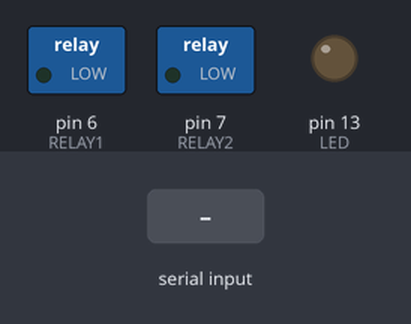
Simulated run of this sketch. Board: Arduino Uno, built with avr-gcc and run on an emulated ATmega328P. Parts: switched loads named in the sketch (green lamp = pin HIGH), output pins drawn as LEDs (lit = HIGH). Inputs (shaded band) come from the test bench.

Above: at 1.2 s.
1.3 s: "2" received over Serial
At 1.6 s:
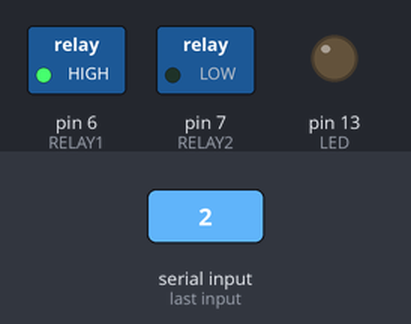
At 4.05 s:
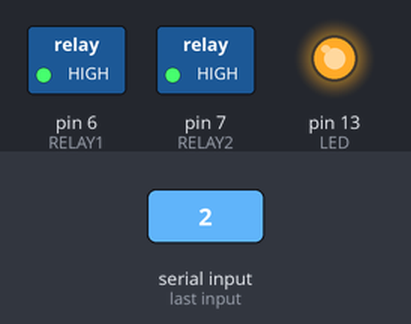
4.3 s: "2" received over Serial
At 5.1 s:
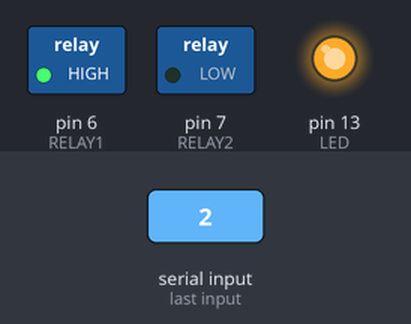
Timing chart, 0 to 8.8 s (numbered marks = the images above; inputs shaded):
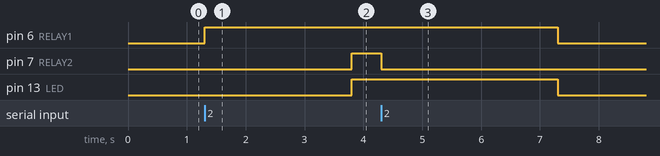

Measured:
- after the input at 1.3 s, pin 6 (RELAY1): LOW → HIGH at once; pin 7 (RELAY2), pin 13 (LED): LOW → HIGH after 2.5 s
- after the input at 4.3 s, pin 6 (RELAY1), pin 13 (LED): HIGH → LOW after 3.0 s; pin 7 (RELAY2): HIGH → LOW at once

The sketch:

AQ_Control.ino
```cpp
/*-----------------------
       Cammand List
  -----------------------
  1.) Get temprature.
  2.) Turn on light.
  -----------------------
  0.) Get sensor address.
  -----------------------
*/
#define DS18S20_ID 0x10
#define DS18B20_ID 0x28
#define RELAY1 6
#define RELAY2 7
#define LED 13
#include <OneWire.h>

int intRead; // int to identify command chosen.
int pin_number = 2;
float temp; // Temprature of the water.
byte i;
byte present = 0;
byte data[12]; // This will hold the data returned by sensor.
byte addr[8]; // This will hold the address of the sensor.
boolean light = 0; // lights off by default.
OneWire ds(pin_number); // Select pin wher DS18B22 is connected.

//----------------------------------
//    Function to get temperature.
//----------------------------------
// This gets the tempreature from
// the DS18B20 Connected to pin 2
// and converts it to degrees celsius.
//----------------------------------
boolean getTemp(){

  temp = 00.00; // Debug purpose.

  // If device not found on addr return false.
  if (!ds.search(addr)) {
    ds.reset_search(); // Clear search state.
    //return false;
  }

  if (OneWire::crc8( addr, 7) != addr[7]) {
    return false;
  }

  if (addr[0] != DS18B20_ID) {
    return false;
  }

  ds.reset(); // Reset cycle to see if device still present.
  ds.select(addr); // Select rom after reset.

  ds.write(0x44, 1); // Start conversion

  delay(50); // Wait some time.
  present = ds.reset(); // Check if DS18B22 is present.
  ds.select(addr); // Select rom command addr 8.

  ds.write(0xBE); // Issue Read scratchpad command

  // Receive 9 bytes
  for ( i = 0; i < 9; i++) {
    data[i] = ds.read();
  }

  temp = ( (data[1] << 8) + data[0] )*0.0625; // Calculate temperature value
  return true;
}

//------------------------------------
//     Control Lights ON/OFF.
//------------------------------------
//This function will control the lights.
//it will serve as the way for the timer
//to turn the lights on and off at a
//specific time of the day.
//------------------------------------
void lights() {
  if (light == 0) {
    digitalWrite(RELAY1,HIGH); // Turn on light 1.
    delay(2500); // Wait for a while.
    digitalWrite(RELAY2,HIGH); // Turn on light 2.
    light = 1; // Set light variable to on.
    digitalWrite(LED,HIGH); // Turn on LED to indicate lights on.
  }
  else if (light == 1) {
    digitalWrite(RELAY2,LOW); // Turn off light 2.
    delay(3000); // Wait for a while before turning on 2nd light.
    digitalWrite(RELAY1,LOW); // Turn off light 1.
    light = 0; // Set light variable to off.
    digitalWrite(LED,LOW); // Turn off LED to indicate lights off.
  }
}

//------------------------------------
//       Get sensor address.
//------------------------------------
//This function will assemble the
//address of the sensor and print in
//hexidecimal.
//------------------------------------
void getAddr() {
  for( i=0; i < 8; i++) {
      Serial.print("0x");
      if (addr[i] < 16) {
        Serial.print('0'); // Add a leading '0' if required.
      }
      Serial.print(addr[i], HEX); // print the actual value in HEX
      if (i < 7) {
        Serial.print(", "); // Print comma between the values.
      }
    }
  Serial.print("\r\n"); // New line after print.
}

//-------- SETUP START --------//
void setup() {
  pinMode(RELAY1, OUTPUT); // Set RELAY1(pin 6) to output.
  pinMode(RELAY2, OUTPUT); // Set RELAY2(pin 7) to output.
  pinMode(LED, OUTPUT); // Set onboard led to output.
  digitalWrite(RELAY1,LOW); // Turn off light 1 by default.
  digitalWrite(RELAY2,LOW); // Turn off light 2 by default.
  digitalWrite(LED,LOW); // turn off onboard led to indicate lights off.
  Serial.begin(9600); // Enable serial communication.
}
//--------- SETUP END ---------//

//-------- LOOP START--------//
void loop() {
  //-----------------------------
  //  Get command from serial
  //  and run the command listed.
  //-----------------------------
  // This will handle input from
  // the serial connection, and
  // run the functions requested
  // by the user/control unite.
  //-----------------------------
  if (Serial.available()) { // read from serial.
    intRead = Serial.read(); // Read the most recent int.

    if (intRead == '1') // Command "1"from the command list.
    {
      getTemp(); // Run function to get temprature.
      delay(5); // Pause for stability.
      Serial.print(temp); // Print temprature to serial.
      Serial.println("C");
    }
    else if (intRead == '2') // Command "2" from the command list.
    {
      lights(); // Run function to control lights.
      delay(5); // Pause for stability.
    }
    else if (intRead == '0') // Command "2" from the command list.
    {
      getAddr(); // Run function to control lights.
      delay(5); // Pause for stability.
    }
  }
}
//--------- LOOP END ---------//
```
